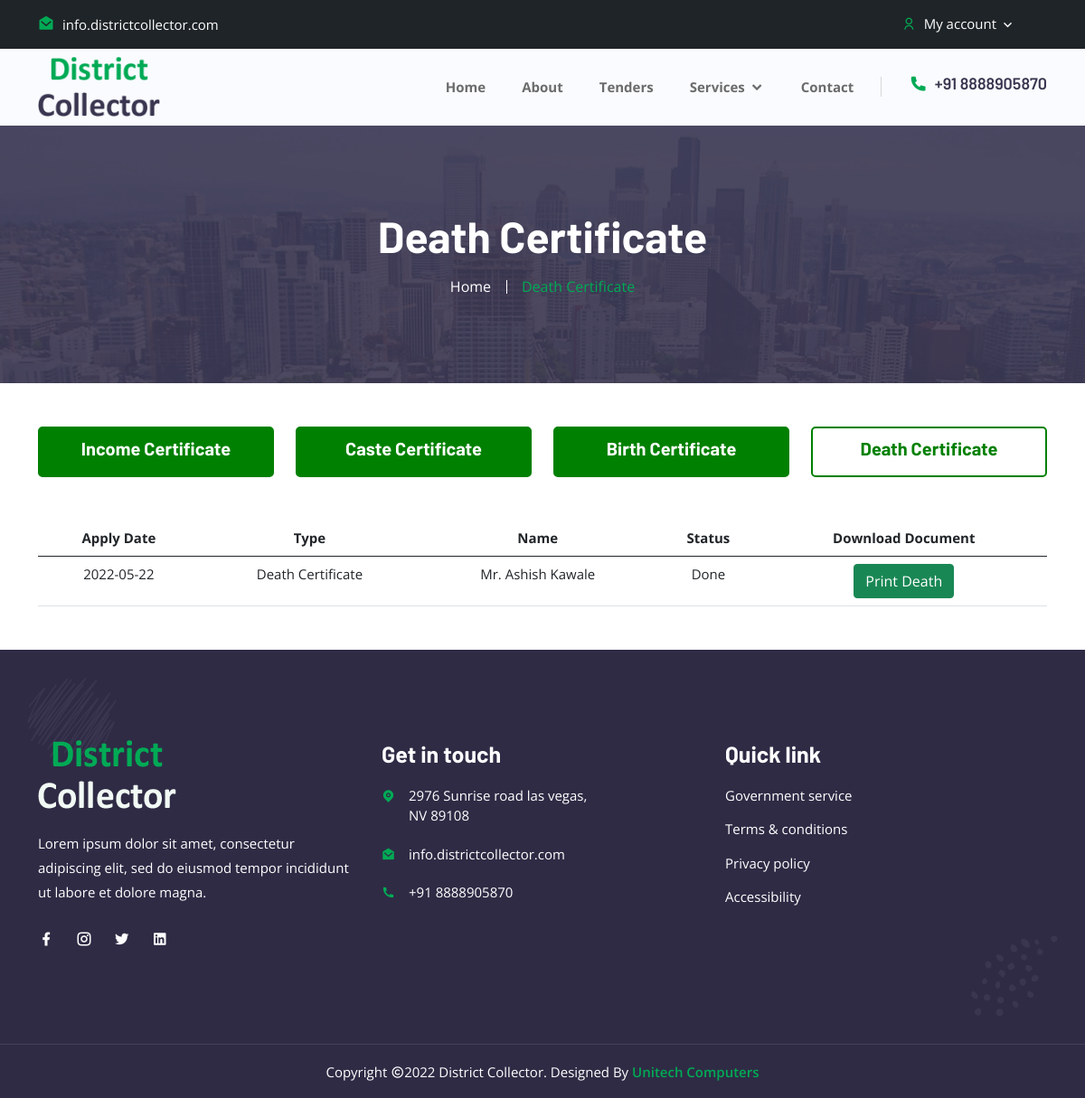
The app's page /deathdetails.php (signed in) with its own data.
### tables this page shows
CREATE TABLE `tbl_death` (
  `id` int(255) NOT NULL,
  `user_id` varchar(500) NOT NULL,
  `type` varchar(500) NOT NULL,
  `salutation` varchar(500) NOT NULL,
  `name` varchar(500) NOT NULL,
  `dod` date NOT NULL,
  `gender` varchar(500) NOT NULL,
  `address` varchar(500) NOT NULL,
  `street` varchar(500) NOT NULL,
  `section` varchar(500) NOT NULL,
  `building` varchar(500) NOT NULL,
  `landmark` varchar(500) NOT NULL,
  `district` varchar(500) NOT NULL,
  `taluka` varchar(500) NOT NULL,
  `village` varchar(500) NOT NULL,
  `pincode` varchar(500) NOT NULL,
  `aadhaar` varchar(500) NOT NULL,
  `aadhaarpic` varchar(500) NOT NULL,
  `birth` varchar(500) NOT NULL,
  `ration` varchar(500) NOT NULL,
  `medical` varchar(500) NOT NULL,
  `deathslip` varchar(500) NOT NULL,
  `agreement` varchar(500) NOT NULL,
  `status` varchar(500) NOT NULL,
  `added_on` date NOT NULL
);

### deathdetails.php (the view, shortened to what this page needs)
<?php
require('connection.php');
?>
<!doctype html>
<html lang="zxx">
<head>
		<link rel="stylesheet" href="assets/css/bootstrap.min.css">
		<link rel="stylesheet" href="assets/css/owl.theme.default.min.css">
		<link rel="stylesheet" href="assets/css/owl.carousel.min.css">
		<link rel="stylesheet" href="assets/css/remixicon.css">
		<link rel="stylesheet" href="assets/css/flaticon.css">
		<link rel="stylesheet" href="assets/css/meanmenu.min.css">
		<link rel="stylesheet" href="assets/css/animate.min.css">
		<link rel="stylesheet" href="assets/css/magnific-popup.min.css">
		<link rel="stylesheet" href="assets/css/odometer.min.css">
		<link rel="stylesheet" href="assets/css/date-picker.min.css">
		<link rel="stylesheet" href="assets/css/style.css">
		<link rel="stylesheet" href="assets/css/responsive.css">
		<link rel="stylesheet" type="text/css" href="https://cdnjs.cloudflare.com/ajax/libs/font-awesome/5.15.3/css/all.min.css">
    <link rel="stylesheet" type="text/css" href="https://cdnjs.cloudflare.com/ajax/libs/font-awesome/5.15.3/css/brands.min.css">
    <link rel="stylesheet" type="text/css" href="https://cdnjs.cloudflare.com/ajax/libs/font-awesome/5.15.3/css/fontawesome.min.css">
    </head>
    <body>
		<header class="header-area">
			<div class="top-header">
				<div class="container">
					<div class="row align-items-center">
						<div class="col-lg-6 col-md-6">
							<ul class="header-left-content">
								<li>
									<a href="https://templates.envytheme.com/cdn-cgi/l/email-protection#5e373038311e2937353730703d3133">
										<i class="ri-mail-open-fill"></i>
										<span class="__cf_email__" >info.districtcollector.com</span>
									</a>
								</li>
							</ul>
						</div>
						<div class="col-lg-6 col-md-6">
							<div class="header-right-content">
										<?php
											if($_SESSION['USER_LOGIN']){?>
											<ul class="my-account">
											<li>
												<a href="#" class="dropdown-control">
													<i class="ri-user-line"></i>
													My account
													<i class="ri-arrow-down-s-line"></i>
												</a>
											</li>
										</ul>
										<?php }
										?>
							</div>
						</div>
					</div>
				</div>
			</div>
			<div class="navbar-area">
                <div class="desktop-nav">
                    <div class="container">
                        <nav class="navbar navbar-expand-md navbar-light">
                            <a class="navbar-brand" href="index.php">
                                <img src="assets/images/logo.png" alt="logo">
                            </a>
                            <div class="collapse navbar-collapse mean-menu" id="navbarSupportedContent">
                                <ul class="navbar-nav">
									<li class="nav-item">
										<a href="index.php" class="nav-link">
											Home
										</a>
									</li>
									<li class="nav-item">
										<a href="about.php" class="nav-link">About</a>
									</li>
									<li class="nav-item">
										<a href="projects.php" class="nav-link">
											Tenders
										</a>
									</li>
									<li class="nav-item">
										<a href="#" class="nav-link">
											Services
											<i class="ri-arrow-down-s-line"></i>
										</a>
									</li>
                                    <li class="nav-item">
										<a href="contact.php" class="nav-link">Contact</a>
									</li>
                                </ul>
                                <div class="others-options">
									<ul>
										<li>
											<a href="tel:+1-(514)-312-5678" class="call">
												<i class="ri-phone-fill"></i>
												+91 8888905870
											</a>
										</li>
									</ul>
                                </div>
                            </div>
                        </nav>
                    </div>
				</div>
            </div>
		</header>
		<div class="page-title-area bg-20">
			<div class="container">
				<div class="page-title-content">
					<h2>Death Certificate</h2>
					<ul>
						<li>
							<a href="#">
								Home
							</a>
						</li>
						<li class="active">Death Certificate</li>
					</ul>
				</div>
			</div>
		</div>
		<div class="documents">
            <div class="container">
                <div class="row">
                    <div class="col-lg-3 col-md-6">
                        <a href="incomedetails.php">
                            <div class="doc-content ">
                                <h5>
                                    Income Certificate
                                </h5>
                            </div>
                        </a>
                    </div>
                    <div class="col-lg-3 col-md-6">
                        <a href="castedetails.php">
                            <div class="doc-content ">
                                <h5>
                                    Caste Certificate
                                </h5>
                            </div>
                        </a>
                    </div>
                    <div class="col-lg-3 col-md-6">
                        <a href="birthdetails.php">
                            <div class="doc-content ">
                                <h5>
                                    Birth Certificate
                                </h5>
                            </div>
                        </a>
                    </div>
                    <div class="col-lg-3 col-md-6">
                        <a href="deathdetails.php">
                            <div class="doc-content match">
                                <h5>
                                    Death Certificate
                                </h5>
                            </div>
                        </a>
                    </div>
                </div>
            </div>
        </div>
        <div class="document-details">
            <div class="container">
            <table class="table table-responsive">
                <thead>
                    <tr class="text-center">
                        <th scope="col">Apply Date</th>
                        <th scope="col">Type</th>
                        <th scope="col">Name</th>
                        <th scope="col">Status</th>
                        <th scope="col">Download Document</th>
                    </tr>
                </thead>
                <tbody>
                    <?php
                        $user_id = $_SESSION['USER_ID'];
                        $sql = "SELECT * FROM tbl_death WHERE user_id='$user_id' order by id desc";
                        $res = mysqli_query($con,$sql);
                        while($row = mysqli_fetch_assoc($res)) {
                    ?>
                    <tr class="text-center">
                        <td><?php echo $row['added_on']?></td>
                        <td><?php echo $row['type']?></td>
                        <td><?php echo $row['salutation']?> <?php echo $row['name']?></td>
                        <td><?php echo $row['status']?></td>
                        <?php
                            if ($row['status']=='Done') {?>
                                <td><a href="deathprint.php?id=<?php echo $row['id']?>" class="btn btn-success" >Print Death</a></td>
                         <?php  }else{?>
                                <td>Under Process</td>
                    </tr>
                    <?php } }?>
                </tbody>
                </table>
            </div>
        </div>
		<footer class="footer-area pt-100 pb-70">
			<div class="container">
				<div class="row">
					<div class="col-lg-4 col-md-6">
						<div class="single-footer-widget single-bg">
							<a href="index.html" class="logo">
								<img src="assets/images/white-logo.png" alt="Image">
							</a>
							<p>Lorem ipsum dolor sit amet, consectetur adipiscing elit, sed do eiusmod tempor incididunt ut labore et dolore magna.</p>
							<ul class="social-icon">
								<li>
									<a href="https://www.facebook.com/" target="_blank">
										<i class="ri-facebook-fill"></i>
									</a>
								</li>
								<li>
									<a href="https://www.instagram.com/" target="_blank">
										<i class="ri-instagram-line"></i>
									</a>
								</li>
								<li>
									<a href="https://twitter.com/" target="_blank">
										<i class="ri-twitter-fill"></i>
									</a>
								</li>
								<li>
									<a href="https://twitter.com/" target="_blank">
										<i class="ri-linkedin-box-fill"></i>
									</a>
								</li>
							</ul>
						</div>
					</div>
					<div class="col-lg-4 col-md-6">
						<div class="single-footer-widget">
							<h3>Get in touch</h3>
							<ul class="address">
								<li>
									<i class="ri-map-pin-fill"></i>
									2976 Sunrise road las vegas, <br> NV 89108
								</li>
								<li>
									<i class="ri-mail-open-fill"></i>
									<a href="mailto:info.districtcollector.com"><span class="__cf_email__" >info.districtcollector.com</span></a>
								</li>
								<li class="location">
									<i class="ri-phone-fill"></i>
									<a href="tel:+1-(514)-312-5678">+91 8888905870</a>
								</li>
							</ul>
						</div>
					</div>
					<div class="col-lg-4 col-md-6">
						<div class="single-footer-widget">
							<h3>Quick link</h3>
							<ul class="import-link">
								<li>
									<a href="#">Government service</a>
								</li>
								<li>
									<a href="#">Terms & conditions</a>
								</li>
								<li>
									<a href="#">Privacy policy</a>
								</li>
								<li>
									<a href="#">Accessibility</a>
								</li>
							</ul>
						</div>
					</div>
				</div>
			</div>
			<div class="shape footer-shape-1">
				<img src="assets/images/footer-shape-1.png" alt="Image">
			</div>
			<div class="shape footer-shape-2">
				<img src="assets/images/footer-shape-2.png" alt="Image">
			</div>
		</footer>
		<div class="copy-right-area">
			<div class="container">
				<p>
					Copyright <i class="ri-copyright-line"></i>2022 District Collector. Designed By
					<a href="#">Unitech Computers</a>
				</p>
			</div>
		</div>
    </body>
</html>

### records on screen
tbl_death: added_on "2022-05-22", type "Death Certificate", salutation "Mr.", name "Ashish Kawale", status "Done"
